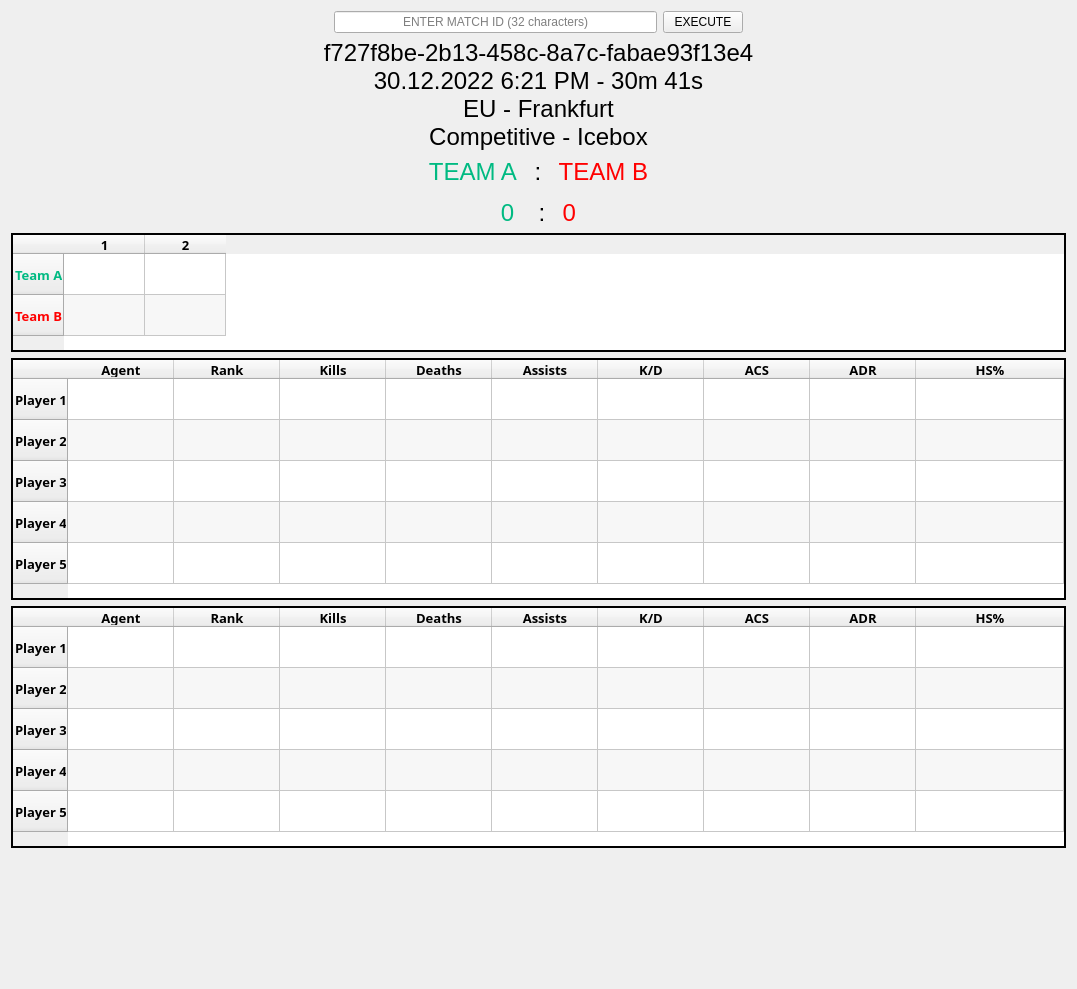
      <widget class="QWidget" name="MatchTracker">
       <attribute name="title">
        <string notr="true">MATCH</string>
       </attribute>
       <layout class="QVBoxLayout" name="verticalLayout_9" stretch="0,0,0,0,0,0,0,0">
        <item>
         <layout class="QHBoxLayout" name="MatchInputs" stretch="0,0,0,0">
          <item>
           <spacer name="LeftSpacer">
            <property name="orientation">
             <enum>Qt::Horizontal</enum>
            </property>
            <property name="sizeHint" stdset="0">
             <size>
              <width>40</width>
              <height>20</height>
             </size>
            </property>
           </spacer>
          </item>
          <item>
           <widget class="QLineEdit" name="MatchIDInput">
            <property name="inputMask">
             <string notr="true"/>
            </property>
            <property name="text">
             <string notr="true"/>
            </property>
            <property name="maxLength">
             <number>32</number>
            </property>
            <property name="alignment">
             <set>Qt::AlignCenter</set>
            </property>
            <property name="placeholderText">
             <string notr="true">ENTER MATCH ID (32 characters)</string>
            </property>
           </widget>
          </item>
          <item>
           <widget class="QPushButton" name="ExecuteButton">
            <property name="text">
             <string notr="true">EXECUTE</string>
            </property>
           </widget>
          </item>
          <item>
           <spacer name="RechtSpacer">
            <property name="orientation">
             <enum>Qt::Horizontal</enum>
            </property>
            <property name="sizeHint" stdset="0">
             <size>
              <width>40</width>
              <height>20</height>
             </size>
            </property>
           </spacer>
          </item>
         </layout>
        </item>
        <item>
         <widget class="QLabel" name="MatchInformations">
          <property name="font">
           <font>
            <pointsize>18</pointsize>
           </font>
          </property>
          <property name="text">
           <string notr="true">f727f8be-2b13-458c-8a7c-fabae93f13e4
30.12.2022 6:21 PM - 30m 41s
EU - Frankfurt
Competitive - Icebox</string>
          </property>
          <property name="textFormat">
           <enum>Qt::PlainText</enum>
          </property>
          <property name="alignment">
           <set>Qt::AlignCenter</set>
          </property>
         </widget>
        </item>
        <item>
         <widget class="QLabel" name="MatchResult">
          <property name="text">
           <string notr="true">&lt;html&gt;&lt;head/&gt;&lt;body&gt;&lt;p align=&quot;center&quot;&gt;&lt;span style=&quot; font-size:18pt; color:#00ba82;&quot;&gt;TEAM A&lt;/span&gt;&lt;span style=&quot; font-size:18pt; color:#00ffb3;&quot;&gt;⠀&lt;/span&gt;&lt;span style=&quot; font-size:18pt; color:#000000;&quot;&gt;:&lt;/span&gt;&lt;span style=&quot; font-size:18pt; color:#00ffb3;&quot;&gt;⠀&lt;/span&gt;&lt;span style=&quot; font-size:18pt; color:#ff0000;&quot;&gt;TEAM B&lt;/span&gt;&lt;/p&gt;&lt;p align=&quot;center&quot;&gt;&lt;span style=&quot; font-size:18pt; color:#00ba82;&quot;&gt;0&lt;/span&gt;&lt;span style=&quot; font-size:18pt; color:#00ffb3;&quot;&gt;⠀&lt;/span&gt;&lt;span style=&quot; font-size:18pt; color:#000000;&quot;&gt; :&lt;/span&gt;&lt;span style=&quot; font-size:18pt; color:#00ffb3;&quot;&gt;⠀&lt;/span&gt;&lt;span style=&quot; font-size:18pt; color:#ff0000;&quot;&gt;0&lt;/span&gt;&lt;/p&gt;&lt;/body&gt;&lt;/html&gt;</string>
          </property>
          <property name="textFormat">
           <enum>Qt::RichText</enum>
          </property>
          <property name="alignment">
           <set>Qt::AlignCenter</set>
          </property>
         </widget>
        </item>
        <item>
         <widget class="QTableWidget" name="MatchScoreboard">
          <property name="font">
           <font>
            <family>Tungsten Bold</family>
            <pointsize>20</pointsize>
           </font>
          </property>
          <property name="frameShape">
           <enum>QFrame::WinPanel</enum>
          </property>
          <property name="frameShadow">
           <enum>QFrame::Plain</enum>
          </property>
          <property name="sizeAdjustPolicy">
           <enum>QAbstractScrollArea::AdjustToContentsOnFirstShow</enum>
          </property>
          <property name="editTriggers">
           <set>QAbstractItemView::NoEditTriggers</set>
          </property>
          <property name="alternatingRowColors">
           <bool>true</bool>
          </property>
          <property name="selectionMode">
           <enum>QAbstractItemView::NoSelection</enum>
          </property>
          <property name="cornerButtonEnabled">
           <bool>false</bool>
          </property>
          <property name="rowCount">
           <number>2</number>
          </property>
          <attribute name="horizontalHeaderDefaultSectionSize">
           <number>25</number>
          </attribute>
          <attribute name="horizontalHeaderHighlightSections">
           <bool>false</bool>
          </attribute>
          <attribute name="horizontalHeaderMinimumSectionSize">
           <number>25</number>
          </attribute>
          <attribute name="horizontalHeaderStretchLastSection">
           <bool>false</bool>
          </attribute>
          <attribute name="verticalHeaderDefaultSectionSize">
           <number>33</number>
          </attribute>
          <attribute name="verticalHeaderHighlightSections">
           <bool>false</bool>
          </attribute>
          <attribute name="verticalHeaderMinimumSectionSize">
           <number>33</number>
          </attribute>
          <row>
           <property name="text">
            <string notr="true">Team A</string>
           </property>
           <property name="font">
            <font>
             <pointsize>10</pointsize>
             <weight>75</weight>
             <bold>true</bold>
            </font>
           </property>
           <property name="foreground">
            <brush brushstyle="SolidPattern">
             <color alpha="255">
              <red>0</red>
              <green>186</green>
              <blue>130</blue>
             </color>
            </brush>
           </property>
          </row>
          <row>
           <property name="text">
            <string notr="true">Team B</string>
           </property>
           <property name="font">
            <font>
             <pointsize>10</pointsize>
             <weight>75</weight>
             <bold>true</bold>
            </font>
           </property>
           <property name="foreground">
            <brush brushstyle="SolidPattern">
             <color alpha="255">
              <red>255</red>
              <green>0</green>
              <blue>0</blue>
             </color>
            </brush>
           </property>
          </row>
          <column>
           <property name="text">
            <string notr="true">1</string>
           </property>
           <property name="font">
            <font>
             <pointsize>10</pointsize>
             <weight>75</weight>
             <bold>true</bold>
            </font>
           </property>
          </column>
          <column>
           <property name="text">
            <string>2</string>
           </property>
           <property name="font">
            <font>
             <pointsize>10</pointsize>
             <weight>75</weight>
             <bold>true</bold>
            </font>
           </property>
          </column>
          <item row="0" column="0">
           <property name="text">
            <string notr="true"/>
           </property>
           <property name="font">
            <font>
             <pointsize>255</pointsize>
             <weight>75</weight>
             <bold>true</bold>
            </font>
           </property>
           <property name="textAlignment">
            <set>AlignCenter</set>
           </property>
           <property name="foreground">
            <brush brushstyle="SolidPattern">
             <color alpha="255">
              <red>255</red>
              <green>0</green>
              <blue>0</blue>
             </color>
            </brush>
           </property>
           <property name="icon">
            <iconset>
             <normaloff>../Python/Valorant Tracking by NavisGames/ValorantTracking/Images/GameIcons/DiffuseA.png</normaloff>../Python/Valorant Tracking by NavisGames/ValorantTracking/Images/GameIcons/DiffuseA.png</iconset>
           </property>
          </item>
          <item row="0" column="1">
           <property name="text">
            <string notr="true"/>
           </property>
           <property name="icon">
            <iconset>
             <normaloff>../Python/Valorant Tracking by NavisGames/ValorantTracking/Images/GameIcons/Dot.png</normaloff>../Python/Valorant Tracking by NavisGames/ValorantTracking/Images/GameIcons/Dot.png</iconset>
           </property>
          </item>
          <item row="1" column="0">
           <property name="text">
            <string notr="true"/>
           </property>
           <property name="font">
            <font>
             <pointsize>12</pointsize>
            </font>
           </property>
           <property name="textAlignment">
            <set>AlignCenter</set>
           </property>
           <property name="icon">
            <iconset>
             <normaloff>../Python/Valorant Tracking by NavisGames/ValorantTracking/Images/GameIcons/Dot.png</normaloff>../Python/Valorant Tracking by NavisGames/ValorantTracking/Images/GameIcons/Dot.png</iconset>
           </property>
          </item>
          <item row="1" column="1">
           <property name="text">
            <string notr="true"/>
           </property>
           <property name="icon">
            <iconset>
             <normaloff>../Python/Valorant Tracking by NavisGames/ValorantTracking/Images/GameIcons/ExplosionB.png</normaloff>../Python/Valorant Tracking by NavisGames/ValorantTracking/Images/GameIcons/ExplosionB.png</iconset>
           </property>
          </item>
         </widget>
        </item>
        <item>
         <widget class="QTableWidget" name="MatchTeamA">
          <property name="sizePolicy">
           <sizepolicy hsizetype="Minimum" vsizetype="Minimum">
            <horstretch>0</horstretch>
            <verstretch>0</verstretch>
           </sizepolicy>
          </property>
          <property name="font">
           <font>
            <family>Tungsten Bold</family>
            <pointsize>20</pointsize>
           </font>
          </property>
          <property name="frameShape">
           <enum>QFrame::WinPanel</enum>
          </property>
          <property name="frameShadow">
           <enum>QFrame::Plain</enum>
          </property>
          <property name="lineWidth">
           <number>1</number>
          </property>
          <property name="sizeAdjustPolicy">
           <enum>QAbstractScrollArea::AdjustToContents</enum>
          </property>
          <property name="editTriggers">
           <set>QAbstractItemView::NoEditTriggers</set>
          </property>
          <property name="alternatingRowColors">
           <bool>true</bool>
          </property>
          <property name="selectionMode">
           <enum>QAbstractItemView::NoSelection</enum>
          </property>
          <property name="cornerButtonEnabled">
           <bool>false</bool>
          </property>
          <attribute name="horizontalHeaderDefaultSectionSize">
           <number>106</number>
          </attribute>
          <attribute name="horizontalHeaderHighlightSections">
           <bool>false</bool>
          </attribute>
          <attribute name="horizontalHeaderMinimumSectionSize">
           <number>106</number>
          </attribute>
          <attribute name="horizontalHeaderStretchLastSection">
           <bool>true</bool>
          </attribute>
          <attribute name="verticalHeaderDefaultSectionSize">
           <number>31</number>
          </attribute>
          <attribute name="verticalHeaderHighlightSections">
           <bool>false</bool>
          </attribute>
          <attribute name="verticalHeaderMinimumSectionSize">
           <number>31</number>
          </attribute>
          <attribute name="verticalHeaderStretchLastSection">
           <bool>false</bool>
          </attribute>
          <row>
           <property name="text">
            <string>Player 1</string>
           </property>
           <property name="font">
            <font>
             <pointsize>10</pointsize>
             <weight>75</weight>
             <bold>true</bold>
            </font>
           </property>
          </row>
          <row>
           <property name="text">
            <string notr="true">Player 2</string>
           </property>
           <property name="font">
            <font>
             <pointsize>10</pointsize>
             <weight>75</weight>
             <bold>true</bold>
            </font>
           </property>
          </row>
          <row>
           <property name="text">
            <string notr="true">Player 3</string>
           </property>
           <property name="font">
            <font>
             <pointsize>10</pointsize>
             <weight>75</weight>
             <bold>true</bold>
            </font>
           </property>
          </row>
          <row>
           <property name="text">
            <string notr="true">Player 4</string>
           </property>
           <property name="font">
            <font>
             <pointsize>10</pointsize>
             <weight>75</weight>
             <bold>true</bold>
            </font>
           </property>
          </row>
          <row>
           <property name="text">
            <string notr="true">Player 5</string>
           </property>
           <property name="font">
            <font>
             <pointsize>10</pointsize>
             <weight>75</weight>
             <bold>true</bold>
            </font>
           </property>
          </row>
          <column>
           <property name="text">
            <string>Agent</string>
           </property>
           <property name="font">
            <font>
             <pointsize>10</pointsize>
             <weight>75</weight>
             <bold>true</bold>
            </font>
           </property>
          </column>
          <column>
           <property name="text">
            <string notr="true">Rank</string>
           </property>
           <property name="font">
            <font>
             <pointsize>10</pointsize>
             <weight>75</weight>
             <bold>true</bold>
            </font>
           </property>
          </column>
          <column>
           <property name="text">
            <string notr="true">Kills</string>
           </property>
           <property name="font">
            <font>
             <pointsize>10</pointsize>
             <weight>75</weight>
             <bold>true</bold>
            </font>
           </property>
          </column>
          <column>
           <property name="text">
            <string notr="true">Deaths</string>
           </property>
           <property name="font">
            <font>
             <pointsize>10</pointsize>
             <weight>75</weight>
             <bold>true</bold>
            </font>
           </property>
          </column>
          <column>
           <property name="text">
            <string notr="true">Assists</string>
           </property>
           <property name="font">
            <font>
             <pointsize>10</pointsize>
             <weight>75</weight>
             <bold>true</bold>
            </font>
           </property>
          </column>
          <column>
           <property name="text">
            <string notr="true">K/D</string>
           </property>
           <property name="font">
            <font>
             <pointsize>10</pointsize>
             <weight>75</weight>
             <bold>true</bold>
            </font>
           </property>
          </column>
          <column>
           <property name="text">
            <string notr="true">ACS</string>
           </property>
           <property name="font">
            <font>
             <pointsize>10</pointsize>
             <weight>75</weight>
             <bold>true</bold>
            </font>
           </property>
          </column>
          <column>
           <property name="text">
            <string notr="true">ADR</string>
           </property>
           <property name="font">
            <font>
             <pointsize>10</pointsize>
             <weight>75</weight>
             <bold>true</bold>
            </font>
           </property>
          </column>
          <column>
           <property name="text">
            <string notr="true">HS%</string>
           </property>
           <property name="font">
            <font>
             <pointsize>10</pointsize>
             <weight>75</weight>
             <bold>true</bold>
            </font>
           </property>
          </column>
         </widget>
        </item>
        <item>
         <widget class="QTableWidget" name="MatchTeamB">
          <property name="sizePolicy">
           <sizepolicy hsizetype="Minimum" vsizetype="Minimum">
            <horstretch>0</horstretch>
            <verstretch>0</verstretch>
           </sizepolicy>
          </property>
          <property name="font">
           <font>
            <family>Tungsten Bold</family>
            <pointsize>20</pointsize>
           </font>
          </property>
          <property name="frameShape">
           <enum>QFrame::WinPanel</enum>
          </property>
          <property name="frameShadow">
           <enum>QFrame::Plain</enum>
          </property>
          <property name="lineWidth">
           <number>1</number>
          </property>
          <property name="sizeAdjustPolicy">
           <enum>QAbstractScrollArea::AdjustToContents</enum>
          </property>
          <property name="editTriggers">
           <set>QAbstractItemView::NoEditTriggers</set>
          </property>
          <property name="alternatingRowColors">
           <bool>true</bool>
          </property>
          <property name="selectionMode">
           <enum>QAbstractItemView::NoSelection</enum>
          </property>
          <property name="showGrid">
           <bool>true</bool>
          </property>
          <property name="cornerButtonEnabled">
           <bool>false</bool>
          </property>
          <attribute name="horizontalHeaderDefaultSectionSize">
           <number>106</number>
          </attribute>
          <attribute name="horizontalHeaderHighlightSections">
           <bool>false</bool>
          </attribute>
          <attribute name="horizontalHeaderMinimumSectionSize">
           <number>106</number>
          </attribute>
          <attribute name="horizontalHeaderStretchLastSection">
           <bool>true</bool>
          </attribute>
          <attribute name="verticalHeaderDefaultSectionSize">
           <number>31</number>
          </attribute>
          <attribute name="verticalHeaderHighlightSections">
           <bool>false</bool>
          </attribute>
          <attribute name="verticalHeaderMinimumSectionSize">
           <number>31</number>
          </attribute>
          <attribute name="verticalHeaderStretchLastSection">
           <bool>false</bool>
          </attribute>
          <row>
           <property name="text">
            <string>Player 1</string>
           </property>
           <property name="font">
            <font>
             <pointsize>10</pointsize>
             <weight>75</weight>
             <bold>true</bold>
            </font>
           </property>
          </row>
          <row>
           <property name="text">
            <string notr="true">Player 2</string>
           </property>
           <property name="font">
            <font>
             <pointsize>10</pointsize>
             <weight>75</weight>
             <bold>true</bold>
            </font>
           </property>
          </row>
          <row>
           <property name="text">
            <string notr="true">Player 3</string>
           </property>
           <property name="font">
            <font>
             <pointsize>10</pointsize>
             <weight>75</weight>
             <bold>true</bold>
            </font>
           </property>
          </row>
          <row>
           <property name="text">
            <string notr="true">Player 4</string>
           </property>
           <property name="font">
            <font>
             <pointsize>10</pointsize>
             <weight>75</weight>
             <bold>true</bold>
            </font>
           </property>
          </row>
          <row>
           <property name="text">
            <string notr="true">Player 5</string>
           </property>
           <property name="font">
            <font>
             <pointsize>10</pointsize>
             <weight>75</weight>
             <bold>true</bold>
            </font>
           </property>
          </row>
          <column>
           <property name="text">
            <string notr="true">Agent</string>
           </property>
           <property name="font">
            <font>
             <pointsize>10</pointsize>
             <weight>75</weight>
             <bold>true</bold>
            </font>
           </property>
          </column>
          <column>
           <property name="text">
            <string>Rank</string>
           </property>
           <property name="font">
            <font>
             <pointsize>10</pointsize>
             <weight>75</weight>
             <bold>true</bold>
            </font>
           </property>
          </column>
          <column>
           <property name="text">
            <string notr="true">Kills</string>
           </property>
           <property name="font">
            <font>
             <pointsize>10</pointsize>
             <weight>75</weight>
             <bold>true</bold>
            </font>
           </property>
          </column>
          <column>
           <property name="text">
            <string notr="true">Deaths</string>
           </property>
           <property name="font">
            <font>
             <pointsize>10</pointsize>
             <weight>75</weight>
             <bold>true</bold>
            </font>
           </property>
          </column>
          <column>
           <property name="text">
            <string notr="true">Assists</string>
           </property>
           <property name="font">
            <font>
             <pointsize>10</pointsize>
             <weight>75</weight>
             <bold>true</bold>
            </font>
           </property>
          </column>
          <column>
           <property name="text">
            <string notr="true">K/D</string>
           </property>
           <property name="font">
            <font>
             <pointsize>10</pointsize>
             <weight>75</weight>
             <bold>true</bold>
            </font>
           </property>
          </column>
          <column>
           <property name="text">
            <string notr="true">ACS</string>
           </property>
           <property name="font">
            <font>
             <pointsize>10</pointsize>
             <weight>75</weight>
             <bold>true</bold>
            </font>
           </property>
          </column>
          <column>
           <property name="text">
            <string notr="true">ADR</string>
           </property>
           <property name="font">
            <font>
             <pointsize>10</pointsize>
             <weight>75</weight>
             <bold>true</bold>
            </font>
           </property>
          </column>
          <column>
           <property name="text">
            <string notr="true">HS%</string>
           </property>
           <property name="font">
            <font>
             <pointsize>10</pointsize>
             <weight>75</weight>
             <bold>true</bold>
            </font>
           </property>
          </column>
         </widget>
        </item>
        <item>
         <spacer name="MatchSpacer">
          <property name="orientation">
           <enum>Qt::Vertical</enum>
          </property>
          <property name="sizeHint" stdset="0">
           <size>
            <width>20</width>
            <height>40</height>
           </size>
          </property>
         </spacer>
        </item>
        <item>
         <widget class="QLabel" name="MatchError">
          <property name="font">
           <font>
            <pointsize>12</pointsize>
           </font>
          </property>
          <property name="text">
           <string notr="true"/>
          </property>
          <property name="wordWrap">
           <bool>true</bool>
          </property>
         </widget>
        </item>
       </layout>
      </widget>
